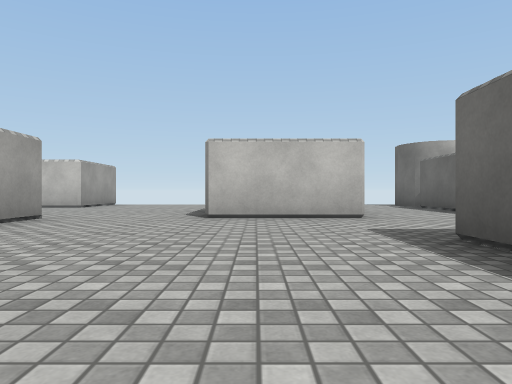
view 1 (above)

13 first-person views from a walk through a 3-D level made in the Unity game engine. The camera is 0.36 m above the floor, looks level and sees 70° across. The floor is counted in squares, 1 m on a side. Each view is taken from the middle of a square. On the plan, view 1 faces up. The plan holds only what a view shows up to about 9 squares ahead; the rest is blank. The place goes on beyond the plan. The player character is not drawn. Surface patterns are stand-ins for the level's own textures.

view 2
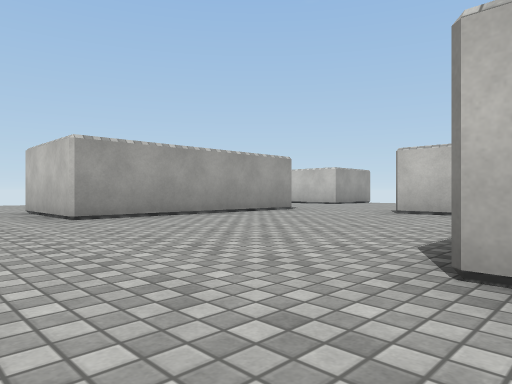

view 3
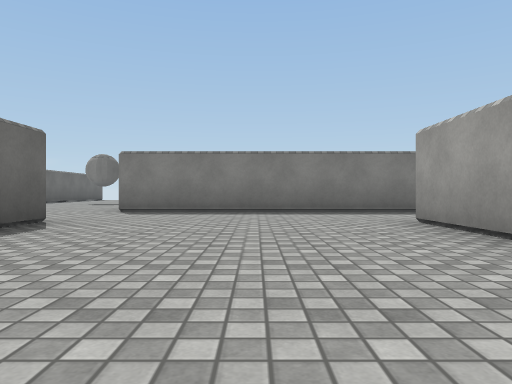

view 4
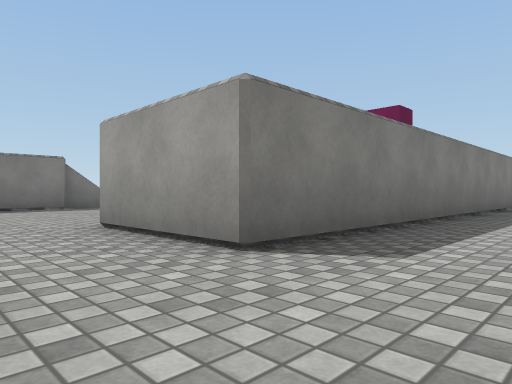

view 5
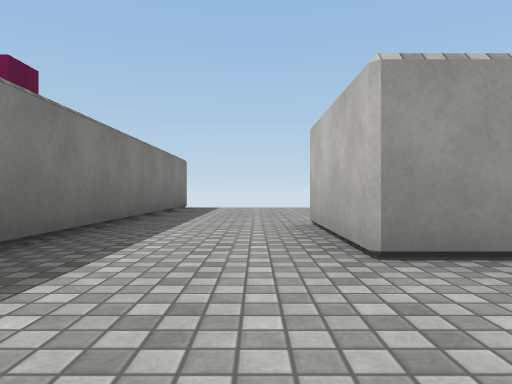

view 6
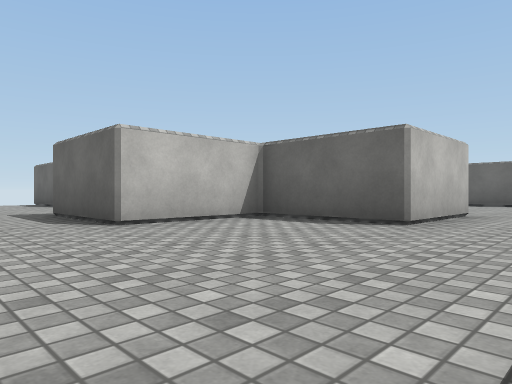

view 7
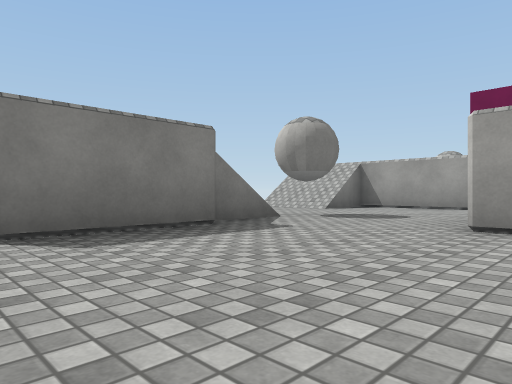

view 8
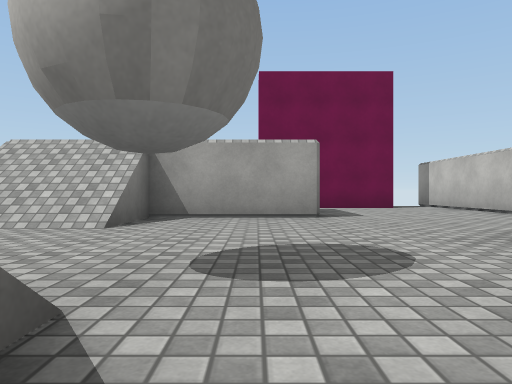

view 9
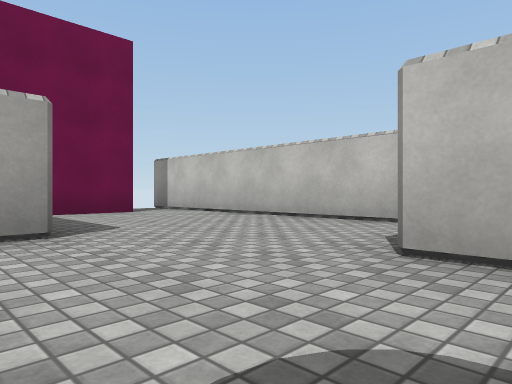

view 10
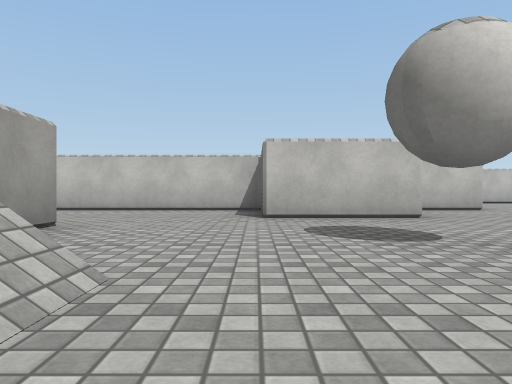

view 11
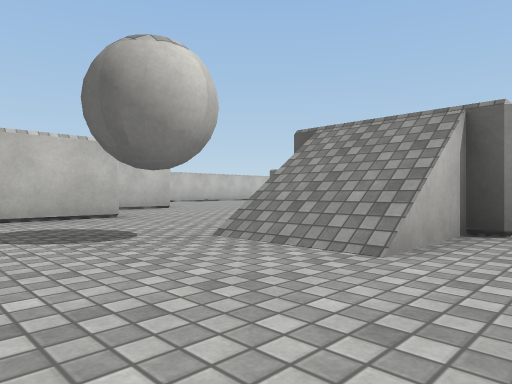

view 12
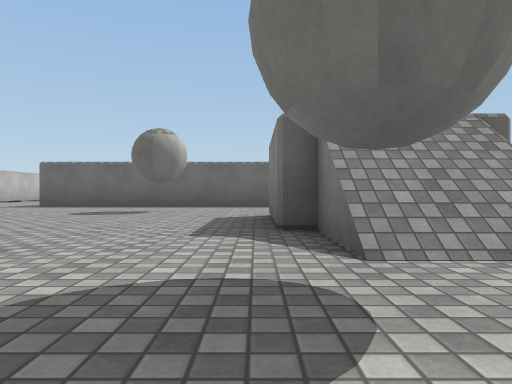

view 13
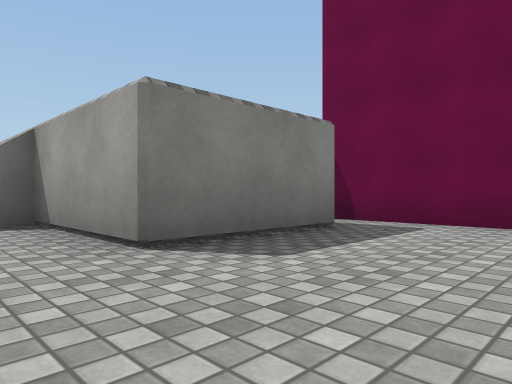

### Floor plan
Points are (right, up) in squares from view 1. A wall is a line through its corners. A room is listed if a view was taken in it or the views show most of it. See-through windows are left out.
Room 1 (views 1, 5)
walls: (1.5, 0.6) (1.5, 2.8); (-2.5, -1.6) (1.5, -1.6); (1.5, 5) (-0.8, 5); (-2.9, 5) (-2.9, 0.6)
ways out: opening at (1.5, -0.5) to room 2; opening at (-1.5, 5) to room 3; opening at (2, 4) to room 3; opening at (-2, -0.5) to room 4
Room 2 (views 2, 4, 7)
walls: (1.5, -1.6) (1.5, -3.8) (0.2, -3.8); (5.9, -8.4) (5.9, -2.8); (0.4, -8.2) (2.6, -8.2)
ways out: opening at (1.5, -0.5) to room 1; opening at (0, -7) to room 5
Room 3 (view 3)
walls: (3.7, 6.8) (3.7, 8.2); (-4, 9) (-4, 8.3) (-4.9, 8.3); (-7.3, 2.8) (-7.3, 5)
ways out: opening at (-1.5, 5) to room 1; opening at (2, 4) to room 1; opening at (-8.5, 2.5) to room 4
objects: cylinder (4, 9) to (5, 9)
Room 4 (view 6)
walls: (-2.9, 0.6) (-5.1, 0.6) (-5.1, 2.8) (-7.3, 2.8); (-9.5, -1.6) (-2.5, -1.6)
ways out: opening at (-2, -0.5) to room 1; opening at (-8.5, 2.5) to room 3
Room 5 (views 8, 9, 10, 11, 12, 13)
walls: (-2.9, -5.4) (-2.9, -4.1); (-0.8, -6) (-2.9, -6); (0.4, -10.4) (0.4, -8.2); (-2.9, -3.8) (-9, -3.8); (-7.2, -7.1) (-5.1, -7.1) (-5.1, -9.5); (-8.2, -4.9) (-8.2, -7.8)
ways out: opening at (0, -7) to room 2
objects: other object (-5, -11) to (-4, -10); other object (-1, -10) to (0, -9)

Positions as (right, up) in squares from view 1, and headings:
1: (0, 0), facing up
2: (2, -1), facing up-left
3: (-1, 5), facing down
4: (3, 0), facing down-left
5: (-1, 0), facing left
6: (-9, -1), facing up-right
7: (3, -5), facing down-left
8: (0, -8), facing left
9: (-2, -8), facing up-left
10: (-3, -11), facing up
11: (-3, -11), facing up-right
12: (-3, -8), facing right
13: (-4, -5), facing down-left
